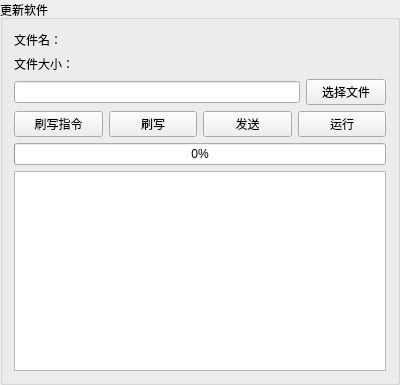
              <widget class="QGroupBox" name="groupBox_15">
               <property name="minimumSize">
                <size>
                 <width>400</width>
                 <height>0</height>
                </size>
               </property>
               <property name="maximumSize">
                <size>
                 <width>400</width>
                 <height>16777215</height>
                </size>
               </property>
               <property name="title">
                <string>更新软件</string>
               </property>
               <layout class="QGridLayout" name="gridLayout_6">
                <item row="1" column="0">
                 <layout class="QVBoxLayout" name="verticalLayout_12">
                  <item>
                   <layout class="QHBoxLayout" name="horizontalLayout_28">
                    <item>
                     <widget class="QPushButton" name="btn_SendCmdIap">
                      <property name="text">
                       <string>刷写指令</string>
                      </property>
                     </widget>
                    </item>
                    <item>
                     <widget class="QPushButton" name="btn_SendCmdIAPBegin">
                      <property name="text">
                       <string>刷写</string>
                      </property>
                     </widget>
                    </item>
                    <item>
                     <widget class="QPushButton" name="btn_SendDataiap">
                      <property name="text">
                       <string>发送</string>
                      </property>
                     </widget>
                    </item>
                    <item>
                     <widget class="QPushButton" name="btn_agvStart">
                      <property name="text">
                       <string>运行</string>
                      </property>
                     </widget>
                    </item>
                   </layout>
                  </item>
                  <item>
                   <widget class="QProgressBar" name="Pgb_IAP">
                    <property name="value">
                     <number>0</number>
                    </property>
                   </widget>
                  </item>
                 </layout>
                </item>
                <item row="0" column="0">
                 <layout class="QVBoxLayout" name="verticalLayout_16">
                  <item>
                   <widget class="QLabel" name="lab_binname">
                    <property name="text">
                     <string>文件名：</string>
                    </property>
                   </widget>
                  </item>
                  <item>
                   <widget class="QLabel" name="lab_binsize">
                    <property name="text">
                     <string>文件大小：</string>
                    </property>
                   </widget>
                  </item>
                  <item>
                   <layout class="QHBoxLayout" name="horizontalLayout_29">
                    <item>
                     <widget class="QLineEdit" name="lineEdit"/>
                    </item>
                    <item>
                     <widget class="QPushButton" name="pushButton_9">
                      <property name="text">
                       <string>选择文件</string>
                      </property>
                     </widget>
                    </item>
                   </layout>
                  </item>
                 </layout>
                </item>
                <item row="2" column="0">
                 <widget class="QTextEdit" name="txe_carlog">
                  <property name="minimumSize">
                   <size>
                    <width>200</width>
                    <height>200</height>
                   </size>
                  </property>
                  <property name="maximumSize">
                   <size>
                    <width>16777215</width>
                    <height>16777215</height>
                   </size>
                  </property>
                 </widget>
                </item>
               </layout>
              </widget>
